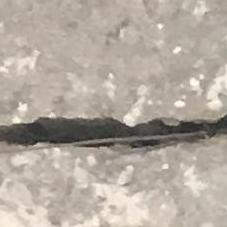
#> input picture dataset/Concrete Crack Images for Classification/Positive/00722.jpg, 227 x 227 px, found by its file name
$ jupyter execute --allow-errors EDA_ConcretCrack.ipynb   (shell and % lines are left out)
#> lines starting #> are read from the running program, lines starting #| are printed output that depends on the picture
[cell 1]
from google.colab import drive
drive.mount('/content/drive')

[cell 2]
import os
os.chdir('/content/drive/MyDrive/proyecto/dataset/')

[cell 3]
import os
import random
import numpy as np
import matplotlib.pyplot as plt
import matplotlib.image as mpimg
from google.colab import drive
import cv2

BASE_PATH = '/content/drive/MyDrive/proyecto/dataset/Concrete Crack Images for Classification'

POS_PATH = os.path.join(BASE_PATH, 'Positive')
NEG_PATH = os.path.join(BASE_PATH, 'Negative')

[cell 4]
pos_images = [f for f in os.listdir(POS_PATH) if f.endswith('.jpg')]
neg_images = [f for f in os.listdir(NEG_PATH) if f.endswith('.jpg')]

num_pos = len(pos_images)
num_neg = len(neg_images)

print(f"Total de imágenes con fisuras (Positive): {num_pos}")
print(f"Total de imágenes de concreto sano (Negative): {num_neg}")
print(f"Total del dataset: {num_pos + num_neg} imágenes")

# Gráfico de barras
plt.figure(figsize=(8, 5))
plt.bar(['Fisuras (Positivo)', 'Concreto Sano (Negativo)'], [num_pos, num_neg], color=['#d9534f', '#5cb85c'])
plt.title('Distribución de Clases en el Dataset', fontsize=14)
plt.ylabel('Cantidad de Imágenes', fontsize=12)
plt.grid(axis='y', linestyle='--', alpha=0.7)
plt.show()
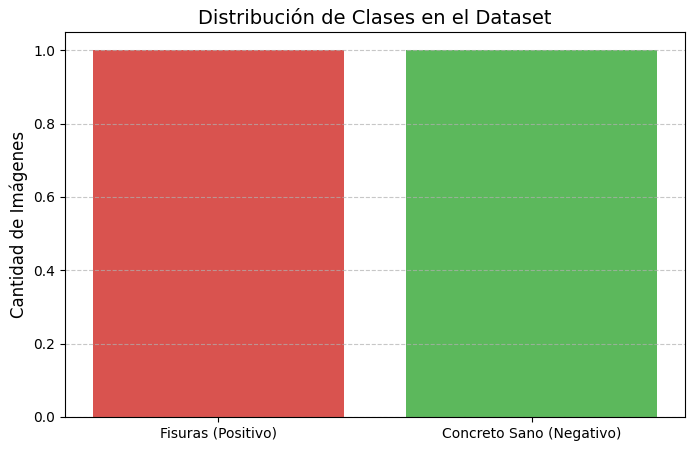
#> figure drawn by matplotlib, 1 panel

[cell 5]
def plot_random_samples(path, class_name, num_samples=4):
    images = [f for f in os.listdir(path) if f.endswith('.jpg')]
    random_samples = random.sample(images, num_samples)

    plt.figure(figsize=(15, 4))
    for i, img_name in enumerate(random_samples):
        img_path = os.path.join(path, img_name)
        img = mpimg.imread(img_path)

        plt.subplot(1, num_samples, i+1)
        plt.imshow(img)
        plt.title(f"{class_name}\nDim: {img.shape}")
        plt.axis('off')

    plt.suptitle(f"Muestras Aleatorias: {class_name}", fontsize=16, y=1.05)
    plt.show()

# Muestras
#> (the rest of this cell did not finish here and is left out)

[cell 6]
def analyze_pixel_intensity(path, num_samples=500):
#> called with num_samples = 500
    images = [f for f in os.listdir(path) if f.endswith('.jpg')]
    random_samples = random.sample(images, min(num_samples, len(images)))

    mean_intensities = []

    for img_name in random_samples:
        img_path = os.path.join(path, img_name)
        img = cv2.imread(img_path, cv2.IMREAD_GRAYSCALE)
#> img: shape (227, 227); min 25, max 255, mean 171.1
        mean_intensities.append(np.mean(img))

    return mean_intensities

print("Calculando intensidad de píxeles")
pos_intensities = analyze_pixel_intensity(POS_PATH)
#> pos_intensities = [171.1]
neg_intensities = analyze_pixel_intensity(NEG_PATH)
#> call 2 of analyze_pixel_intensity, with num_samples = 500
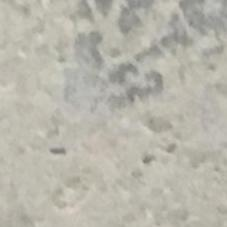
#> input picture dataset/Concrete Crack Images for Classification/Negative/01395.jpg, 227 x 227 px, found by its file name
#> neg_intensities = [181.4]

# Histograma de densidades
plt.figure(figsize=(10, 6))
plt.hist(pos_intensities, bins=30, alpha=0.6, color='red', label='Con Fisuras', density=True)
plt.hist(neg_intensities, bins=30, alpha=0.6, color='green', label='Concreto Sano', density=True)
plt.title('Distribución de la Intensidad Media de Píxeles', fontsize=14)
plt.xlabel('Intensidad Promedio del Píxel (0 = Negro, 255 = Blanco)')
plt.ylabel('Densidad')
plt.legend()
plt.show()
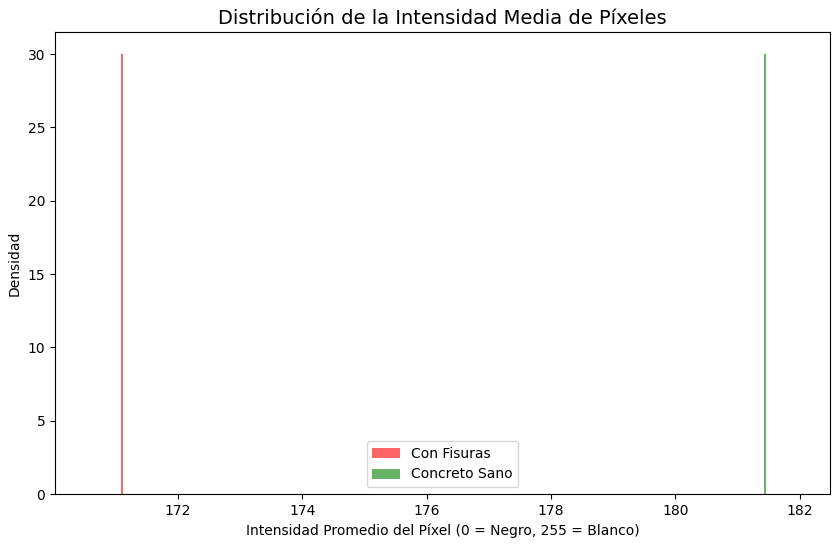
#> figure drawn by matplotlib, 1 panel; tallest bar 30 high, from x = 171.1 to 171.1; tallest bar 30 high, from x = 181.4 to 181.5

[cell 7]
import os
import shutil
import random
from tqdm import tqdm


random.seed(42)

DRIVE_PATH = '/content/drive/MyDrive/proyecto/dataset/Concrete Crack Images for Classification'
LOCAL_BASE = '/content/dataset'

# plit
TRAIN_RATIO = 0.80
VAL_RATIO = 0.10
TEST_RATIO = 0.10

clases = ['Positive', 'Negative']
splits = ['train', 'val', 'test']

for split in splits:
    for cls in clases:
        os.makedirs(os.path.join(LOCAL_BASE, split, cls), exist_ok=True)

# Función para dividir y copiar archivos
def split_and_copy_data(cls_name):
    src_dir = os.path.join(DRIVE_PATH, cls_name)
    files = [f for f in os.listdir(src_dir) if f.endswith('.jpg')]

    # Mezclar archivos aleatoriamente
    random.shuffle(files)

    # Calcular índices
    train_idx = int(len(files) * TRAIN_RATIO)
    val_idx = train_idx + int(len(files) * VAL_RATIO)

    # Dividir listas
    train_files = files[:train_idx]
    val_files = files[train_idx:val_idx]
    test_files = files[val_idx:]

    # Función auxiliar para copiar
    def copy_files(file_list, split_name):
#> called with split_name = 'train'
        dest_dir = os.path.join(LOCAL_BASE, split_name, cls_name)
        for f in tqdm(file_list, desc=f"Copiando {split_name} - {cls_name}"):
            shutil.copy(os.path.join(src_dir, f), os.path.join(dest_dir, f))

    # Ejecutar copiado
    copy_files(train_files, 'train')
    copy_files(val_files, 'val')
    copy_files(test_files, 'test')

# Ejecutar el proceso
print("Iniciando la transferencia al disco de alto rendimiento de Colab")
split_and_copy_data('Positive')
split_and_copy_data('Negative')
print("\n¡División y transferencia completada con éxito!")

[cell 8]
import os
import cv2
import random
import matplotlib.pyplot as plt
import numpy as np
from glob import glob
from google.colab import drive

drive.mount('/content/drive')

def visualizar_eda_ccss(ruta_directorio, num_muestras=7):

    ruta_img = os.path.join(ruta_directorio, 'img')
    ruta_lbl = os.path.join(ruta_directorio, 'lbl')

    if not os.path.exists(ruta_img) or not os.path.exists(ruta_lbl):
        print(f" Error: No se encontraron las carpetas 'img' o 'lbl' dentro de {ruta_directorio}")
        print("Por favor, verifica la ruta proporcionada.")
        return

    lista_imagenes = []
    for ext in ('*.jpg', '*.png', '*.jpeg'):
        lista_imagenes.extend(glob(os.path.join(ruta_img, ext)))

    if not lista_imagenes:
        print(f" No hay imágenes en {ruta_img}")
        return

    num_muestras = min(num_muestras, len(lista_imagenes))
    muestras = random.sample(lista_imagenes, num_muestras)

    fig, axes = plt.subplots(2, num_muestras, figsize=(num_muestras * 3, 6))
    plt.subplots_adjust(wspace=0.05, hspace=0.05)

    # Renderizar matriz de imágenes vs máscaras
    for idx, img_path in enumerate(muestras):
        nombre_base = os.path.splitext(os.path.basename(img_path))[0]

        img_bgr = cv2.imread(img_path)
        img_rgb = cv2.cvtColor(img_bgr, cv2.COLOR_BGR2RGB)

        mascara_paths = glob(os.path.join(ruta_lbl, f"{nombre_base}.*"))

        ax_mask = axes[0, idx]
        ax_mask.axis('off')

        if mascara_paths:
            mascara = cv2.imread(mascara_paths[0], cv2.IMREAD_GRAYSCALE)
            ax_mask.imshow(mascara, cmap='gray')
        else:
            # Fallback visual si falta la máscara en el dataset
            ax_mask.imshow(np.zeros_like(img_rgb[:,:,0]), cmap='gray')
            ax_mask.set_title("Máscara Ausente", color='red', fontsize=10)

        # Gráfica de la Imagen Original (Fila 1)
        ax_img = axes[1, idx]
        ax_img.imshow(img_rgb)
        ax_img.axis('off')

    fig.suptitle(f'EDA: Ground Truth vs Fotografía\nDirectorio: {os.path.basename(ruta_directorio)}',
                 fontsize=16, fontweight='bold', y=0.98)
    plt.show()


BASE_DIR = '/content/drive/MyDrive/proyecto/dataset0.1/CCSS/benchmarkingDatasets'

print("🔍 Explorando el conjunto de Validación...")
ruta_val = os.path.join(BASE_DIR, 'validation')
visualizar_eda_ccss(ruta_val, num_muestras=7)


print("\n🔍 Explorando el conjunto de Test...")
ruta_test = os.path.join(BASE_DIR, 'test')
visualizar_eda_ccss(ruta_test, num_muestras=7)

print("\n🔍 Explorando el conjunto de Entrenamiento Base...")
ruta_train_base = os.path.join(BASE_DIR, 'train/noAugmentation-noPatch')
visualizar_eda_ccss(ruta_train_base, num_muestras=7)
